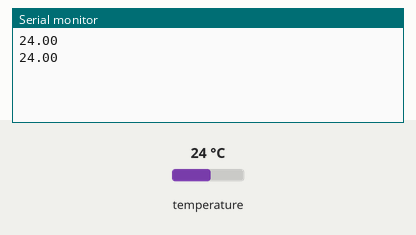
The sketch below on a simulated Arduino Uno, built with avr-gcc and run on an emulated ATmega328P. On the bench: the last lines printed to the serial monitor. The inputs (shaded band) are chosen by the test bench; at power-on: temperature 24 °C.

Above: at 2.3 s.
2.4 s: temperature set to 12 °C
At 2.4 s:
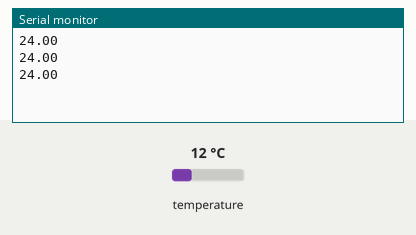
3.9 s: temperature set to 19 °C
At 3.9 s:
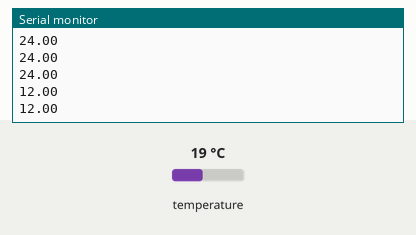
Timing chart, 0 to 6.9 s (numbered marks = the images above; inputs shaded):
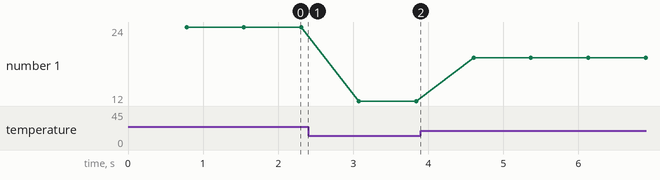

The sketch:

testTemp.ino
```cpp
// testTemp.ino
// Author: Trevor Stanhope
// Updated: 2013-04-04
// Gets temperature from DS18B20 probe

/* --- Headers --- */
#include <DallasTemperature.h>
#include <OneWire.h>
#define TEMP 2 // Digital 2 or 3 on EC Shield

/* --- Declarations --- */
OneWire oneWire(TEMP);
DallasTemperature sensors(&oneWire);

/* --- Setup --- */
void setup() {
  Serial.begin(9600);
  sensors.begin();
}

/* --- Loop --- */
void loop() {
  sensors.requestTemperatures(); // Send the command to get temperatures
  Serial.println(sensors.getTempCByIndex(0)); // You can have more than one IC on the same bus.

}
```

Measured:
- plotted number 1: 24 → 12 after the input at 2.4 s, 12 → 19 after the input at 3.9 s
